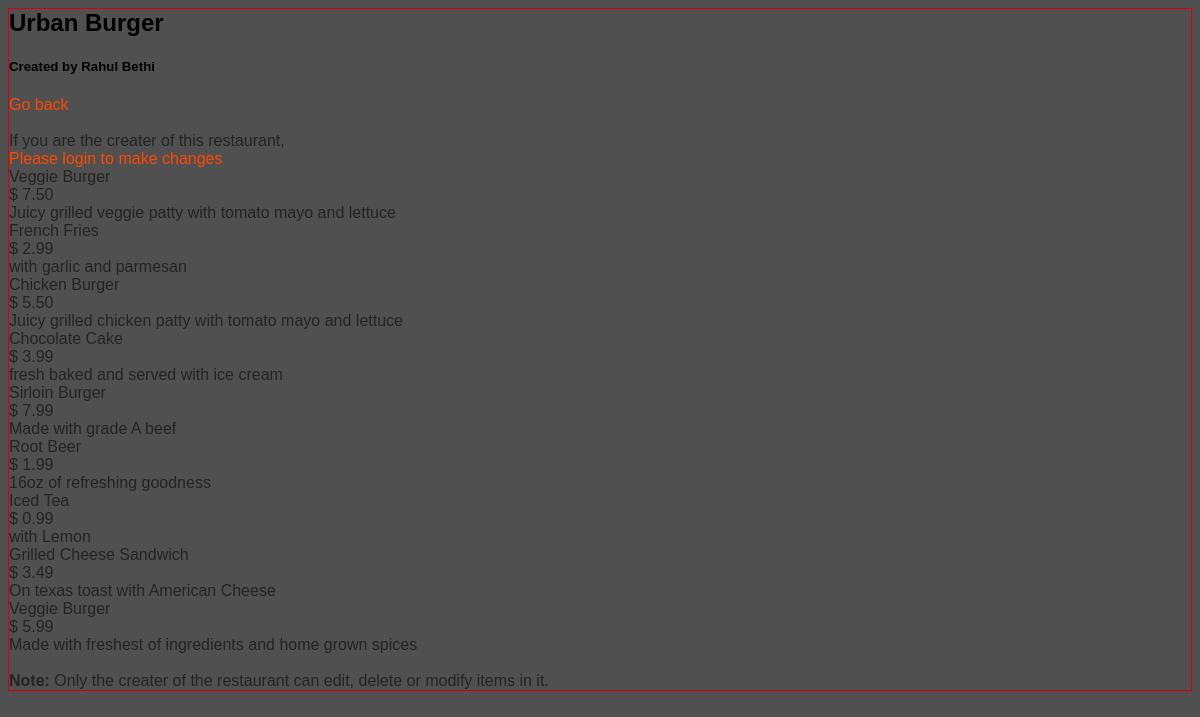
Page /restaurants/1/ on the committed database.
### database_setup.py (models this page shows, shortened)
class Restaurant(Base):
    __tablename__ = 'restaurant'
    id = Column(Integer, primary_key=True)
    name = Column(String(250), nullable=False)
    creater_id = Column(String(250), ForeignKey('user.id'))
    creater = relationship(User)

class User(Base):
    __tablename__ = 'user'
    id = Column(Integer, primary_key=True)
    name = Column(String(250), nullable=False)
    email = Column(String(250), nullable=False)
    picture = Column(String(250))
    user_id = Column(String(250), nullable=False)
    provider = Column(String(250), nullable=False)

class MenuItem(Base):
    __tablename__ = 'menu_item'
    name = Column(String(80), nullable=False)
    id = Column(Integer, primary_key=True)
    description = Column(String(250))
    price = Column(String(8))
    course = Column(String(250))
    time_of_entry = Column(DateTime, default=datetime.datetime.utcnow)
    restaurant_id = Column(Integer, ForeignKey('restaurant.id'))
    restaurant = relationship(Restaurant)
    creater_id = Column(String(80), ForeignKey('user.id'))
    creater = relationship(User)

### flask_app.py (the view)
@app.route(res_path.format(res_id='<int:res_id>'), methods=['GET'])
def resPg(res_id):
    res = db_session.query(Restaurant).filter_by(id=res_id).one()
    if res:
        creater = getUser(res.creater_id)
        if creater:
            items = db_session.query(MenuItem).filter_by(restaurant_id=res.id)
            local_id = 0
            logged_in = False
            if 'username' in session:
                local_id = getLocalID(session['email'])
                logged_in = True
            return render_template(
                    'res.html',
                    res=res,
                    logged_in=logged_in,
                    creater_name=creater.name,
                    user_id=local_id,
                    items=items
                )
    return redirect(url_for('allResPg'))

### flask_app.py (called while the page is built)
@app.context_processor
def override_url_for():
    return dict(url_for=dated_url_for)

def dated_url_for(endpoint, **values):
    if endpoint == 'static':
        filename = values.get('filename', None)
        if filename:
            file_path = os.path.join(app.root_path,
                                     endpoint, filename)
            values['q'] = int(os.stat(file_path).st_mtime)
    return url_for(endpoint, **values)

def getUser(local_id):
    user = db_session.query(User).filter_by(id=local_id).one()
    return user

### templates/res.html (shortened to what this page needs)
<!DOCTYPE html>
  <head>
    <link
      rel=stylesheet
      type=text/css
      href="{{ url_for('static', filename='styles.css') }}">
  </head>
  <body>
    <h3>{{res.name}}</h3>
    <h5>Created by {{creater_name}}</h5>
    <a href="{{url_for('allResPg')}}">Go back</a><br>
    {% if logged_in == False %}
    <br>
    <p>If you are the creater of this restaurant,</p>
    <a href="{{url_for('loginPg')}}">Please login to make changes</a>
    {% else %}
        {% if res.creater_id|int() == user_id|int() %}
    <a href="{{url_for('addItmPg', res_id = res.id)}}">Add Item</a><br>
        {% endif %}
    {% endif %}
    <br>
    {% for item in items %}
    <p>
      {{item.name}}<br>
      $ {{item.price}}<br>
      {{item.description}}
    </p>
    {% endfor %}
    <br>
    <p>
      <b>Note:</b> Only the creater of the restaurant can edit, delete or
      modify items in it.
    </p>
  </body>
</html>

### static/styles.css (style rules this page uses)
body { font-family: Calibri, Helvetica, sans-serif; background-color: #505050; border: 1px solid #dd0000; }
h1, h3, p, a, div, section, article, nav, footer { margin: 0; }
h3 { font-size: 1.5em; }
p { color: rgb(36, 36, 36); }
a { text-decoration: none; color: #ff4800; }

### rows in the picture
Restaurant: name "Urban Burger"
User: name "Rahul Bethi"
MenuItem: name "Veggie Burger", price "7.50", description "Juicy grilled veggie patty with tomato mayo and lettuce"
MenuItem: name "French Fries", price "2.99", description "with garlic and parmesan"
MenuItem: name "Chicken Burger", price "5.50", description "Juicy grilled chicken patty with tomato mayo and lettuce"
MenuItem: name "Chocolate Cake", price "3.99", description "fresh baked and served with ice cream"
MenuItem: name "Sirloin Burger", price "7.99", description "Made with grade A beef"
MenuItem: name "Root Beer", price "1.99", description "16oz of refreshing goodness"
MenuItem: name "Iced Tea", price "0.99", description "with Lemon"
MenuItem: name "Grilled Cheese Sandwich", price "3.49", description "On texas toast with American Cheese"
MenuItem: name "Veggie Burger", price "5.99", description "Made with freshest of ingredients and home grown spices"
